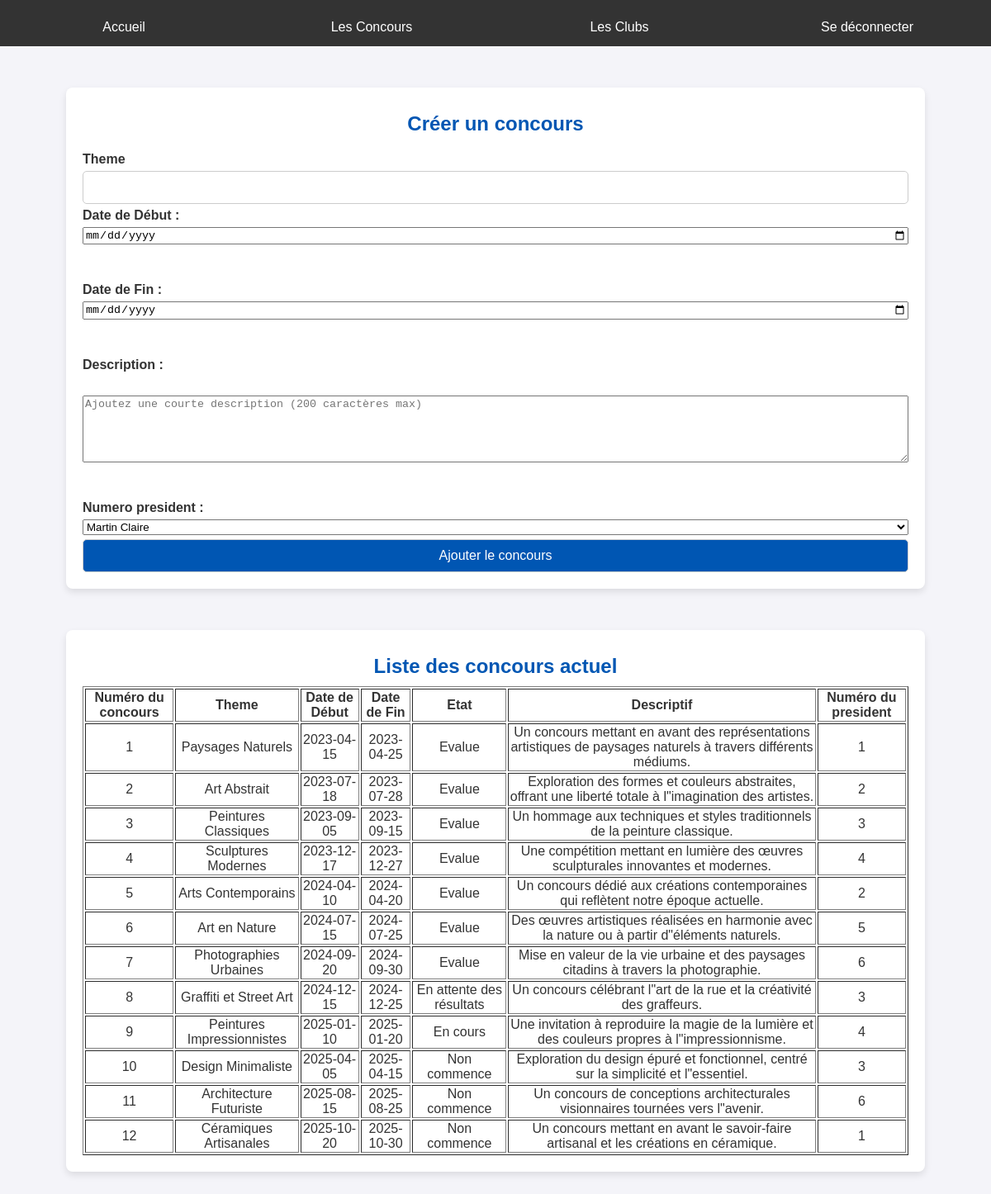
The app's page /devTest/concoursAdmin.php (signed in) with its own data.
### tables this page shows
CREATE TABLE Concours (
    numConcours INT AUTO_INCREMENT PRIMARY KEY,
    theme VARCHAR(100) NOT NULL,
    dateDebut DATE NOT NULL,
    dateFin DATE NOT NULL,
    etat VARCHAR(50),
    descriptif VARCHAR(1000),
    numPresident INT NOT NULL,
    FOREIGN KEY (numPresident) REFERENCES President(numPresident) ON DELETE CASCADE,
    CHECK (DATEDIFF(dateFin, dateDebut) >= 1)  
);

### devTest/concoursAdmin.php (the view, shortened to what this page needs)
<?php
require("connect.php");
require('functions.php');
?>
<!DOCTYPE html>
<html lang="fr">
<head>
    <link rel="stylesheet" href="style.css">
</head>
<body>
<div class="menu">
    <a href="index.php">Accueil</a>
    <a href="concoursAdmin.php">Les Concours</a>
    <a href="clubAdmin.php">Les Clubs</a>
    <a href="logout.php">Se déconnecter</a>
</div>
<div class="container">
    <h2>Créer un concours</h2>
    <form method="POST" action="insertConcours.php">
        <label for="theme">Theme</label>
        <input type="text" name="theme" id="theme" required>
        <label for="date_debut">Date de Début :</label>
        <input type="date" name="date_debut" id="date_debut" required><br><br>
        <label for="date_fin">Date de Fin :</label>
        <input type="date" name="date_fin" id="date_fin" required><br><br>
        <label for="description">Description :</label><br>
        <textarea name="description" id="description" rows="5" cols="40" maxlength="200"
                  placeholder="Ajoutez une courte description (200 caractères max)" required></textarea><br><br>
        <label for="numeroPresident">Numero president :</label>
            <?php
                try {
                    $sql = "SELECT Utilisateur.nom, Utilisateur.prenom ,Utilisateur.numUtilisateur
                            FROM Utilisateur;";
                    $stmt = $connexion->prepare($sql);
                    $stmt->execute();
                    $result = $stmt->fetchAll(PDO::FETCH_ASSOC);
                }
                catch (PDOException $e) {
                    die("Erreur lors de la connexion : " . $e->getMessage());
                }
                $listUser .='<select name="numPresident" id="numPresident">';
                foreach ($result as $row) {
                    $listUser .= '<option value='. htmlspecialchars($row['numUtilisateur']) .'>'. htmlspecialchars($row['nom']) .' '. htmlspecialchars($row['prenom']) .'</option>';
                }
                $listUser .='</select>';
                echo $listUser;
            ?>
        <button type="submit">Ajouter le concours</button>
    </form>
</div>
<div class="container center">
    <h2>Liste des concours actuel</h2>
    <?php
        try {
            $sql = "SELECT * FROM Concours";
            $stmt = $connexion->prepare($sql);
            $stmt->execute();
            $result = $stmt->fetchAll(PDO::FETCH_ASSOC);
        }
        catch (PDOException $e) {
            die("Erreur lors de la connexion : " . $e->getMessage());
        }
    $html = '<table border="1">';
    $html .= '<tr>
                <th>Numéro du concours</th>
                <th>Theme</th>
                <th>Date de Début</th>
                <th>Date de Fin</th>
                <th>Etat</th>
                <th>Descriptif</th>
                <th>Numéro du president</th>
              </tr>';
    foreach ($result as $row) {
        $html .= '<tr>';
        $html .= '<td>' . htmlspecialchars($row['numConcours']) . '</td>';
        $html .= '<td>' . htmlspecialchars($row['theme']) . '</td>';
        $html .= '<td>' . htmlspecialchars($row['dateDebut']) . '</td>';
        $html .= '<td>' . htmlspecialchars($row['dateFin']) . '</td>';
        $html .= '<td>' . htmlspecialchars($row['etat']) . '</td>';
        $html .= '<td>' . htmlspecialchars($row['descriptif']) . '</td>';
        $html .= '<td>' . htmlspecialchars($row['numPresident']) . '</td>';
        $html .= '</tr>';
    }
    $html .= '</table>';
    echo $html;
    ?>
</div>
</body>
</html>

### devTest/style.css (style rules this page uses)
body { font-family: Arial, sans-serif; background-color: #f4f4f9; margin: 0; padding: 0; color: #333; position: relative; }
.container { max-width: 1000px; margin: 50px auto; padding: 20px; background: #ffffff; box-shadow: 0 4px 8px rgba(0, 0, 0, 0.1); border-radius: 8px; position: relative; }
.container.center { max-width: 1000px; margin: 50px auto; padding: 20px; background: #ffffff; box-shadow: 0 4px 8px rgba(0, 0, 0, 0.1); border-radius: 8px; position: relative; text-align: center; }
h1, h2 { text-align: center; color: #0056b3; margin-top: 10px; margin-bottom: 10px; position: relative; }
.menu { background-color: #333; overflow: hidden; display: flex; justify-content: center; margin-bottom: 20px; position: relative; }
.menu a { padding: 14px 20px; text-decoration: none; color: white; text-align: center; flex: 1; position: relative; }
form { display: flex; flex-direction: column; gap: 5px; position: relative; }
label { font-weight: bold; margin-bottom: 0px; position: relative; }
input[type="text"], input[type="email"], input[type="password"], button { padding: 10px; font-size: 16px; border: 1px solid #ccc; border-radius: 5px; outline: none; position: relative; }
button { background-color: #0056b3; color: white; cursor: pointer; transition: background-color 0.3s ease; position: relative; }
a { text-decoration: none; color: #0056b3; display: inline-block; margin-top: 10px; transition: color 0.3s ease; position: relative; }

### records on screen
concours: numConcours "1", theme "Paysages Naturels", dateDebut "2023-04-15", dateFin "2023-04-25", etat "Evalue", descriptif "Un concours mettant en avant des représentations artistiques de paysages naturels à travers différents médiums.", numPresident "1"
concours: numConcours "2", theme "Art Abstrait", dateDebut "2023-07-18", dateFin "2023-07-28", etat "Evalue", descriptif "Exploration des formes et couleurs abstraites, offrant une liberté totale à l\"imagination des artistes.", numPresident "2"
concours: numConcours "3", theme "Peintures Classiques", dateDebut "2023-09-05", dateFin "2023-09-15", etat "Evalue", descriptif "Un hommage aux techniques et styles traditionnels de la peinture classique.", numPresident "3"
concours: numConcours "4", theme "Sculptures Modernes", dateDebut "2023-12-17", dateFin "2023-12-27", etat "Evalue", descriptif "Une compétition mettant en lumière des œuvres sculpturales innovantes et modernes.", numPresident "4"
concours: numConcours "5", theme "Arts Contemporains", dateDebut "2024-04-10", dateFin "2024-04-20", etat "Evalue", descriptif "Un concours dédié aux créations contemporaines qui reflètent notre époque actuelle.", numPresident "2"
concours: numConcours "6", theme "Art en Nature", dateDebut "2024-07-15", dateFin "2024-07-25", etat "Evalue", descriptif "Des œuvres artistiques réalisées en harmonie avec la nature ou à partir d\"éléments naturels.", numPresident "5"
concours: numConcours "7", theme "Photographies Urbaines", dateDebut "2024-09-20", dateFin "2024-09-30", etat "Evalue", descriptif "Mise en valeur de la vie urbaine et des paysages citadins à travers la photographie.", numPresident "6"
concours: numConcours "8", theme "Graffiti et Street Art", dateDebut "2024-12-15", dateFin "2024-12-25", etat "En attente des résultats", descriptif "Un concours célébrant l\"art de la rue et la créativité des graffeurs.", numPresident "3"
concours: numConcours "9", theme "Peintures Impressionnistes", dateDebut "2025-01-10", dateFin "2025-01-20", etat "En cours", descriptif "Une invitation à reproduire la magie de la lumière et des couleurs propres à l\"impressionnisme.", numPresident "4"
concours: numConcours "10", theme "Design Minimaliste", dateDebut "2025-04-05", dateFin "2025-04-15", etat "Non commence", descriptif "Exploration du design épuré et fonctionnel, centré sur la simplicité et l\"essentiel.", numPresident "3"
concours: numConcours "11", theme "Architecture Futuriste", dateDebut "2025-08-15", dateFin "2025-08-25", etat "Non commence", descriptif "Un concours de conceptions architecturales visionnaires tournées vers l\"avenir.", numPresident "6"
concours: numConcours "12", theme "Céramiques Artisanales", dateDebut "2025-10-20", dateFin "2025-10-30", etat "Non commence", descriptif "Un concours mettant en avant le savoir-faire artisanal et les créations en céramique.", numPresident "1"

### other values on screen
form field numPresident "Martin Claire"
